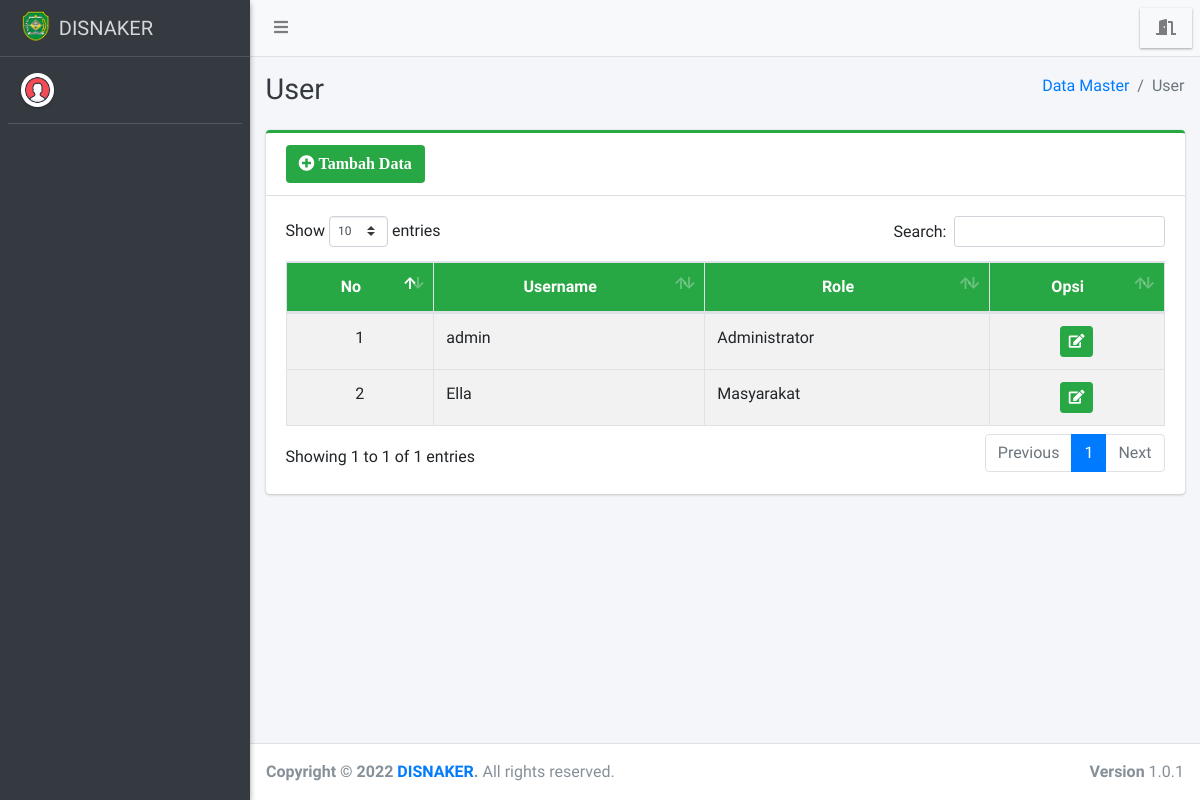
The app's page /kadis/user/index.php, older data.
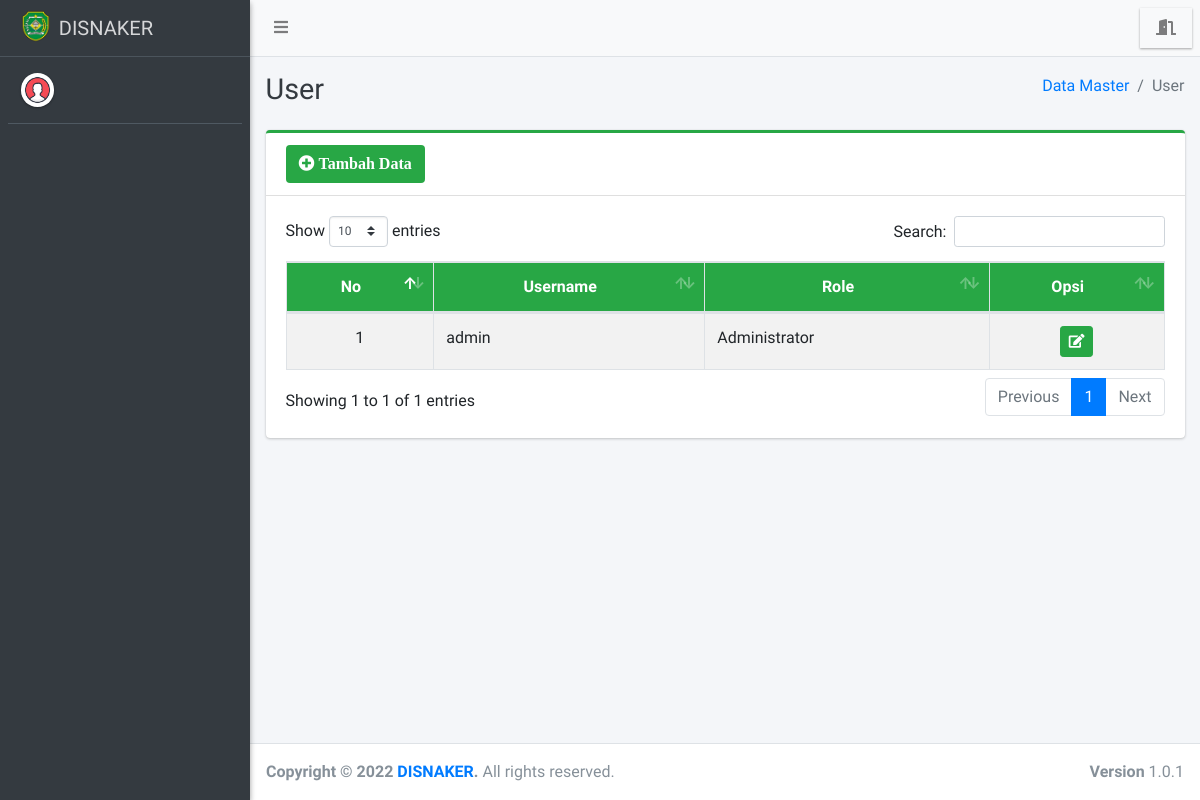
The same page, newer data.
### tables this page shows
CREATE TABLE `user` (
  `id_user` int(11) NOT NULL,
  `username` varchar(50) NOT NULL,
  `password` varchar(100) NOT NULL,
  `role` varchar(20) NOT NULL
);

### kadis/user/index.php (the view, shortened to what this page needs)
<?php
require '../../config/koneksi.php';
?>
<!DOCTYPE html>
<html>
<?php
include '../../templates/head.php';
?>
<body class="hold-transition sidebar-mini layout-fixed">
    <div class="wrapper">
        <?php
        include '../../templates/navbar.php';
        ?>
        <?php
        include '../../templates/sidebar.php';
        ?>
        <div class="content-wrapper">
            <div class="content-header">
                <div class="container-fluid">
                    <div class="row mb-2">
                        <div class="col-sm-6">
                            <h1 class="m-0 text-dark">User</h1>
                        </div>
                        <div class="col-sm-6">
                            <ol class="breadcrumb float-sm-right">
                                <li class="breadcrumb-item"><a href="#">Data Master</a></li>
                                <li class="breadcrumb-item active">User</li>
                            </ol>
                        </div>
                    </div>
                </div>
            </div>
            <section class="content">
                <div class="container-fluid">
                    <div class="row">
                        <div class="col-12">
                            <div class="card card-success card-outline">
                                <div class="card-header">
                                    <a href="tambah" class="btn bg-green"><i class="fa fa-plus-circle"> Tambah Data</i></a>
                                </div>
                                <div class="card-body">
                                    <div class="table-responsive">
                                        <table id="example1" class="table table-bordered table-striped">
                                            <thead class="bg-green">
                                                <tr align="center">
                                                    <th>No</th>
                                                    <th>Username </th>
                                                    <th>Role</th>
                                                    <th>Opsi</th>
                                                </tr>
                                            </thead>
                                            <?php
                                            $no = 1;
                                            $data = $koneksi->query("SELECT * FROM user");
                                            while ($row = $data->fetch_array()) {
                                            ?>
                                                <tbody style="background-color: white">
                                                    <tr>
                                                        <td align="center"><?= $no++ ?></td>
                                                        <td><?= $row['username'] ?></td>
                                                        <td><?= $row['role'] ?></td>
                                                        <td align="center">
                                                            <?php if ($row['role'] != 'Pelanggan') { ?>
                                                                <a href="edit?id=<?= $row['id_user'] ?>" class="btn btn-success btn-sm" title="Edit"><i class="fa fa-edit"></i></a>
                                                            <?php }else{ ?>
                                                            <a href="edit?id=<?= $row['id_user'] ?>" class="btn btn-success btn-sm" title="Edit"><i class="fa fa-edit"></i></a>
                                                            <a href="hapus?id=<?= $row['id_user'] ?>" class="btn btn-danger btn-sm alert-hapus" title="Hapus"><i class="fa fa-trash"></i></a>
                                                            <?php } ?>
                                                        </td>
                                                    </tr>
                                                </tbody>
                                            <?php } ?>
                                        </table>
                                    </div>
                                </div>
                            </div>
                        </div>
                    </div>
                </div>
            </section>
        </div>
        <?php include_once "../../templates/footer.php"; ?>
    </div>
</body>
</html>

Row changes from the older to the newer data that the page shows:
removed user: username "Ella", role "Masyarakat"
